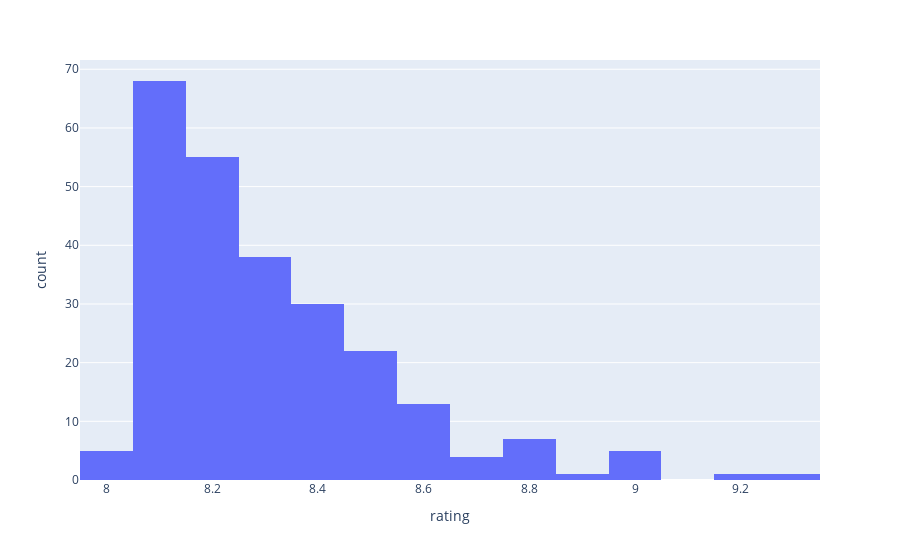

The notebook cell saved with this chart:
### Code cell
import pandas as pd
import plotly.express as px

movies_data = pd.read_csv(r'../IMDB Top 250 Movies.csv') # lendo os dados
fig = px.histogram(movies_data, x="rating") # criar um histograma
fig.show() # exibindo

### Figure 1 — Plotly figure (JSON) as saved in the notebook; plotly's stock layout.template omitted (floating-point values rounded to 4 significant figures; data arrays with more than 128 entries replaced by an {"elided": "..."} marker saying what was removed)
{"data": [{"alignmentgroup": "True", "bingroup": "x", "hovertemplate": "rating=%{x}<br>count=%{y}<extra></extra>", "legendgroup": "", "marker": {"color": "#636efa", "pattern": {"shape": ""}}, "name": "", "offsetgroup": "", "orientation": "v", "showlegend": false, "type": "histogram", "x": {"elided": "250 float values"}, "xaxis": "x", "yaxis": "y"}], "layout": {"barmode": "relative", "legend": {"tracegroupgap": 0}, "margin": {"t": 60}, "xaxis": {"anchor": "y", "domain": [0, 1], "title": {"text": "rating"}}, "yaxis": {"anchor": "x", "domain": [0, 1], "title": {"text": "count"}}}}
